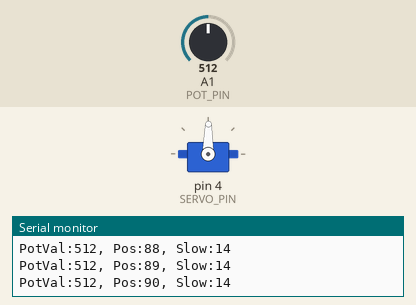
A sketch run on a simulated Arduino Uno, built with avr-gcc and run on an emulated ATmega328P. Parts: servo, the last lines printed to the serial monitor. The inputs (shaded band) are chosen by the test bench; at power-on: A1 (POT_PIN) = 512.

Above: at 1.2 s.
1.3 s: A1 (POT_PIN) set to 169
At 2.63 s:
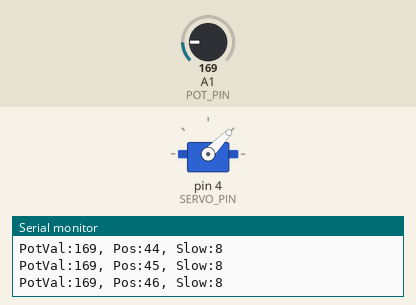
4.3 s: A1 (POT_PIN) set to 150
7.3 s: A1 (POT_PIN) set to 12
At 8.12 s:
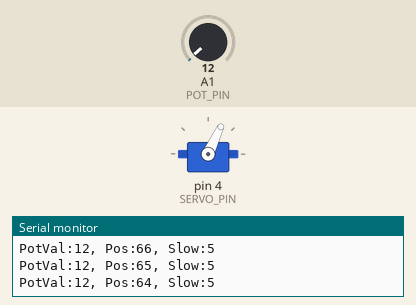
10.3 s: A1 (POT_PIN) set to 9
At 11.1 s:
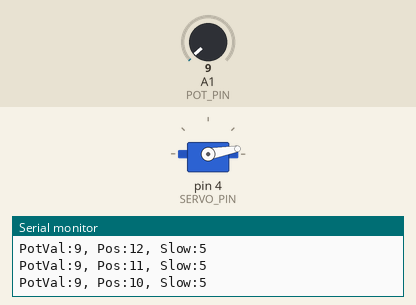
Timing chart, 0 to 13.2 s (numbered marks = the images above; inputs shaded):
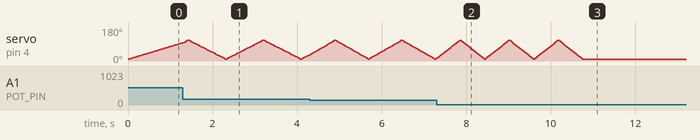

Measured:
- the behaviour switches between 11 and 10 on A1 (POT_PIN) (found by bisection; images 2 and 3)
- after the input at 10.3 s, servo on pin 4 (SERVO_PIN): goes on until 10.7 s, then stays 10°

The sketch:

Agitator.ino
```cpp
#include <Servo.h>

#define SERVO_PIN 4
#define POT_PIN A1

#define POS_MIN 10
#define POS_MAX 110

#define POT_MIN 10
#define POT_MAX 1023

#define SLOW_MIN 5
#define SLOW_MAX 25


Servo servo;

int pos,potVal,slow;

void setup() {
  servo.attach(SERVO_PIN);
  Serial.begin(115200);
}

void loop() {
   potVal=analogRead(POT_PIN);

  if(potVal>10){
      for (pos = POS_MIN; pos <= POS_MAX; pos += 1) {
         servoMove(pos);
      }

      for (pos = POS_MAX; pos >= POS_MIN; pos -= 1) {
         servoMove(pos);
      }
  }
}

void servoMove(int pos){

  potVal=analogRead(POT_PIN);
  Serial.print("PotVal:");
  Serial.print(potVal);
  Serial.print(", Pos:");
  Serial.print(pos);

  slow = map(potVal, POT_MIN, POT_MAX, SLOW_MIN, SLOW_MAX);

  Serial.print(", Slow:");
  Serial.println(slow);
  servo.write(pos);
  delay(slow);

}
```
